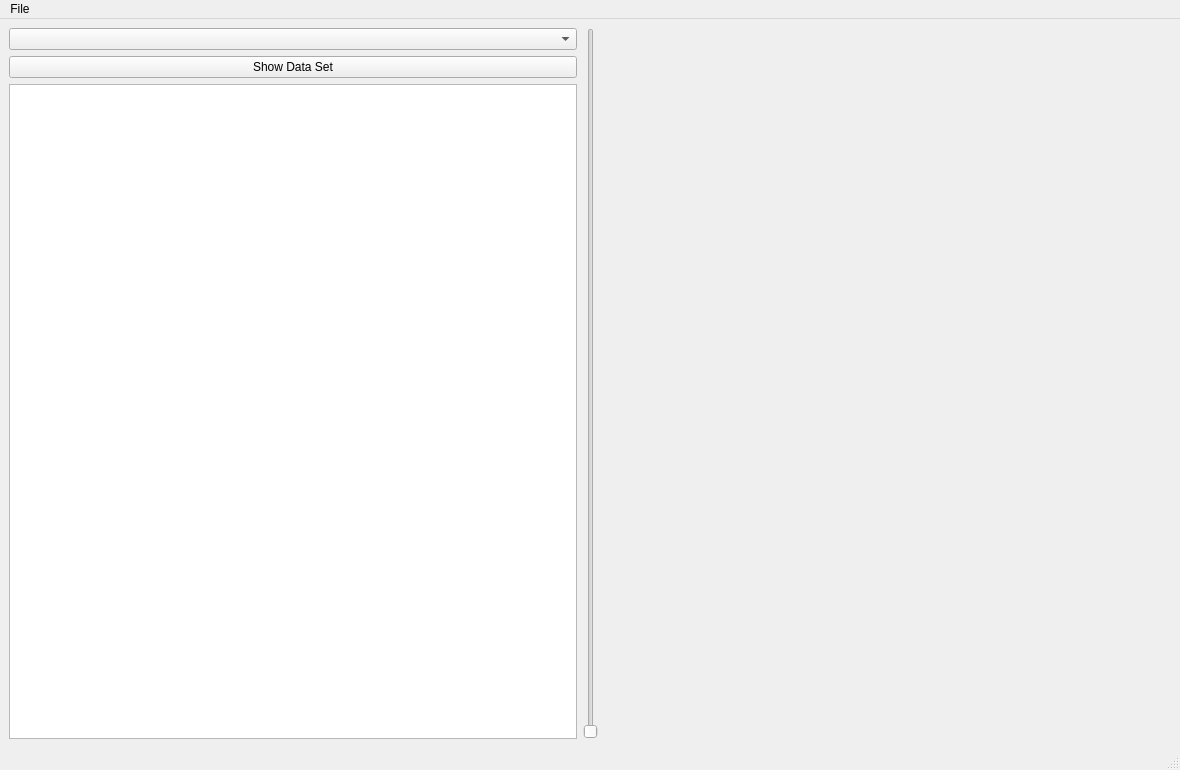
<?xml version="1.0" encoding="UTF-8"?>
<ui version="4.0">
 <class>HeelStats</class>
 <widget class="QMainWindow" name="HeelStats">
  <property name="geometry">
   <rect>
    <x>0</x>
    <y>0</y>
    <width>1180</width>
    <height>770</height>
   </rect>
  </property>
  <property name="windowTitle">
   <string>HeelStats</string>
  </property>
  <widget class="QWidget" name="centralwidget">
   <layout class="QHBoxLayout" name="horizontalLayout_2">
    <item>
     <layout class="QHBoxLayout" name="horizontalLayout">
      <item>
       <layout class="QVBoxLayout" name="verticalLayout">
        <item>
         <widget class="QComboBox" name="comboBox"/>
        </item>
        <item>
         <widget class="QPushButton" name="pushButton">
          <property name="text">
           <string>Show Data Set</string>
          </property>
         </widget>
        </item>
        <item>
         <widget class="QTextEdit" name="textEdit">
          <property name="sizePolicy">
           <sizepolicy hsizetype="Preferred" vsizetype="Preferred">
            <horstretch>0</horstretch>
            <verstretch>0</verstretch>
           </sizepolicy>
          </property>
         </widget>
        </item>
       </layout>
      </item>
      <item>
       <widget class="QSlider" name="verticalSlider">
        <property name="orientation">
         <enum>Qt::Vertical</enum>
        </property>
       </widget>
      </item>
      <item>
       <widget class="QVTKWidget" name="qvtkWidget"/>
      </item>
     </layout>
    </item>
   </layout>
  </widget>
  <widget class="QMenuBar" name="menubar">
   <property name="geometry">
    <rect>
     <x>0</x>
     <y>0</y>
     <width>1180</width>
     <height>21</height>
    </rect>
   </property>
   <widget class="QMenu" name="menuFile">
    <property name="title">
     <string>File</string>
    </property>
    <addaction name="actionOpen_Data_Set"/>
   </widget>
   <addaction name="menuFile"/>
  </widget>
  <widget class="QStatusBar" name="statusbar"/>
  <action name="actionOpen_Data_Set">
   <property name="text">
    <string>Open Data Set</string>
   </property>
  </action>
 </widget>
 <customwidgets>
  <customwidget>
   <class>QVTKWidget</class>
   <extends>QWidget</extends>
   <header>QVTKWidget.h</header>
  </customwidget>
 </customwidgets>
 <resources/>
 <connections/>
</ui>
